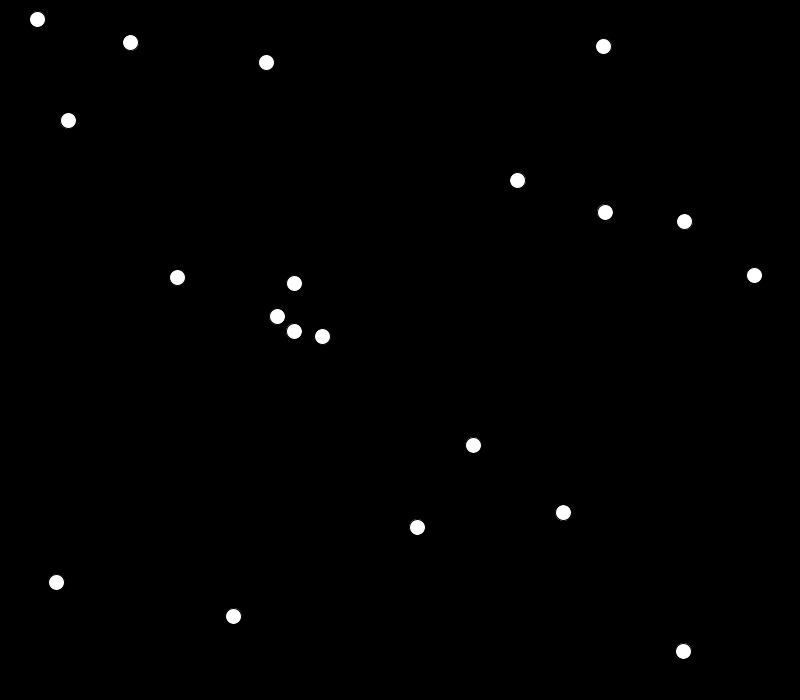
Frame 1 (no input)
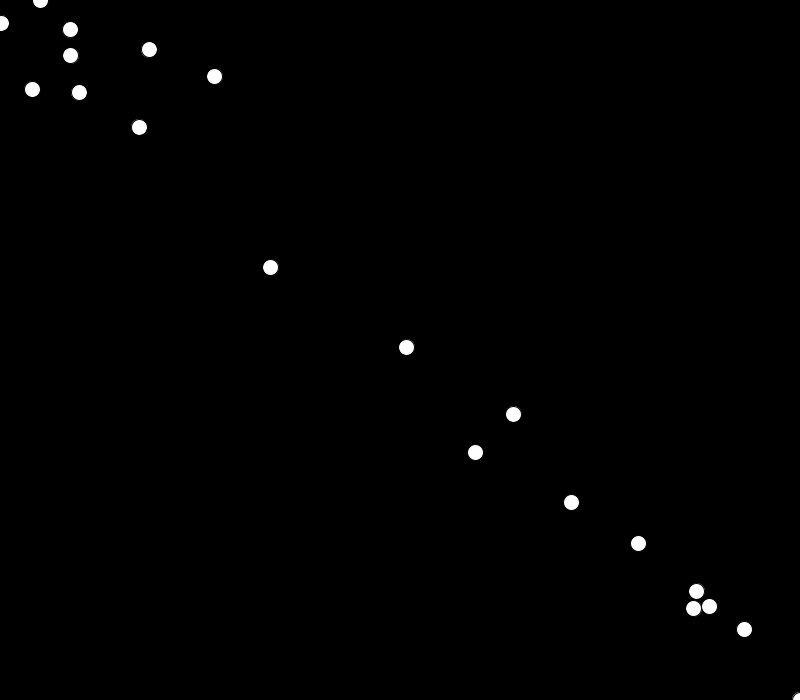
Frame 60 (the mouse pressed at the canvas centre just before this capture)
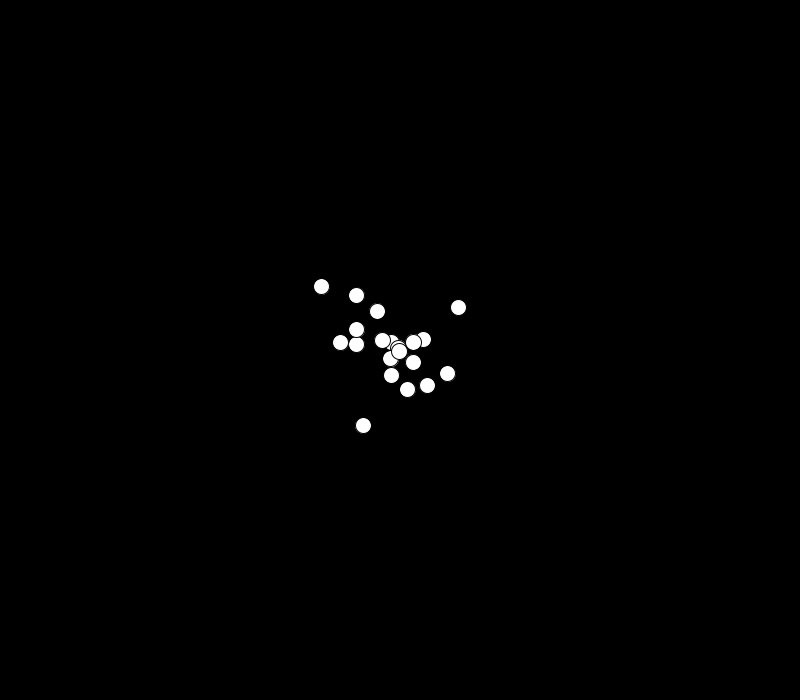
Frame 120 (the mouse held since frame 60 and released just before this capture)

The Processing sketch that drew these frames (run headless with seeded random() and noise(); from frame 60 on, the mouse is pressed at the canvas centre):

// Processing sketch: MouseFollower
// ── MouseFollower.pde
class Mover{
  PVector location, velocity, acceleration;
  float noiseSpace;
  
  Mover(){
     location = new PVector(random(width), random(height));
     velocity = new PVector(random(-2,2),random(-2,2));
     noiseSpace = 0;
  }

  void update(){
    PVector mouse = new PVector(mouseX, mouseY); 
    PVector direction = PVector.sub(mouse, location);
    direction.normalize();
    float perlinNoise = map(noise(noiseSpace),0,1,0,2); 
    direction.mult(perlinNoise); 
    acceleration = direction;
    velocity.add(acceleration);
    velocity.limit(10);
    location.add(velocity);
    noiseSpace += 0.01;
  }

  void checkEdges(){
    if (location.x > width) {
      location.x = 0;
    } else if (location.x < 0) {
      location.x = width;
    }
    if (location.y > height) {
      location.y = 0;
    } else if (location.y < 0) {
      location.y = height;
    }
  }
  
  void display() {
    stroke(0);
    fill(255);
    ellipse(location.x,location.y,16,16);
  }
}

Mover[] movers = new Mover[20];

void initializeFollowers(){
  for(int i=0; i<movers.length; i++){
    movers[i] = new Mover();
  }
}

void setup(){
  size(800, 700);
  background(0);
  //frameRate(24);
  initializeFollowers();
}

void draw(){
  background(0);
  for(int i=0; i<movers.length; i++){
    movers[i].update();
    movers[i].checkEdges();
    movers[i].display();
  }
}

void mouseClicked() {
 initializeFollowers();
}
